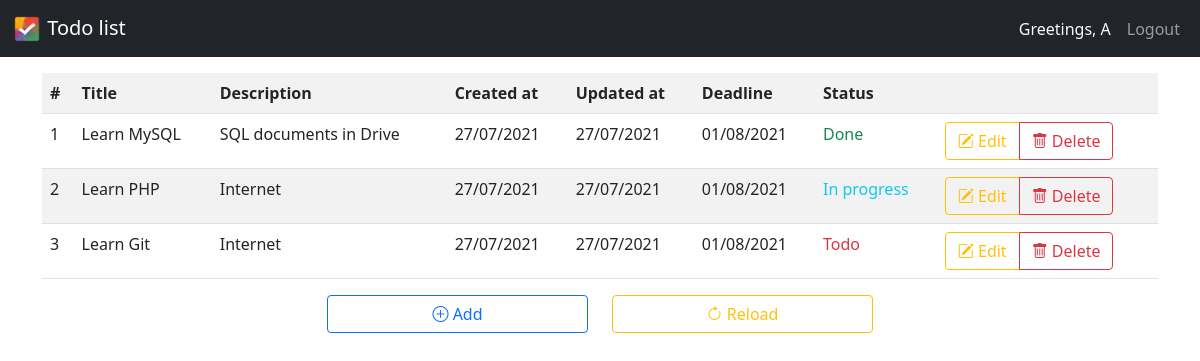
The page /home.php (signed in) on the database its author committed.
### tables this page shows
CREATE TABLE `todo` (
  `id` int NOT NULL AUTO_INCREMENT,
  `title` varchar(128) NOT NULL DEFAULT '',
  `description` varchar(128) NOT NULL DEFAULT '',
  `created_at` datetime NOT NULL DEFAULT CURRENT_TIMESTAMP,
  `updated_at` datetime NOT NULL DEFAULT CURRENT_TIMESTAMP ON UPDATE CURRENT_TIMESTAMP,
  `deadline` datetime NOT NULL DEFAULT CURRENT_TIMESTAMP,
  `status` tinyint unsigned NOT NULL DEFAULT '0',
  `user` varchar(64) NOT NULL,
  PRIMARY KEY (`id`),
  UNIQUE KEY `id_UNIQUE` (`id`),
  KEY `email_idx` (`user`),
  CONSTRAINT `todo_user` FOREIGN KEY (`user`) REFERENCES `users` (`email`) ON DELETE CASCADE ON UPDATE CASCADE
);

### includes/database.php (called while the page is built, shortened)
<?php
class Database {
    var $sql_string = '';
    private $conn;
    public function open_connection() {
        $this->conn = mysqli_connect(server,user,pass, database_name);
    }
    function setQuery($sql = '') {
        $this->sql_string = $sql;
    }
    function executeQuery() {
        $result = mysqli_query($this->conn, $this->sql_string);
        $this->result = $this->confirm_query($result);
        return $result;
    }
    private function confirm_query($result) {
        return $result;
    }
    function loadResultList($key = '') {
        $cur = $this->executeQuery();
        $array = array();
        while ($row = mysqli_fetch_object($cur))
            if ($key)
                $array[$row->$key] = $row;
            else
                $array[] = $row;
        return $array;
    }
}
$mydb = new Database();

### includes/initialize.php (called while the page is built, shortened)
<?php
$statuses = [0 => 'Todo', 1 => 'In progress', 2 => 'Done'];
$statusclass = [0 => 'text-danger', 1 => 'text-info', 2 => 'text-success'];
require_once('database.php');
function sqltodate($mysqldate) {
    return date('d/m/Y', strtotime($mysqldate));
}
function getTodoes() {
    global $mydb;
    $sql = "SELECT * FROM `todo` WHERE `user` = '".$_SESSION['email']."'";
    $mydb->setQuery($sql);
    return $mydb->loadResultList();
}

### api/listTodo.php (the view, shortened to what this page needs)
<?php
require_once(__DIR__.'/../includes/initialize.php');
$todoes = getTodoes();
?>
<tr>
    <th>#</th>
    <th>Title</th>
    <th>Description</th>
    <th>Created at</th>
    <th>Updated at</th>
    <th>Deadline</th>
    <th>Status</th>
    <th></th>
</tr>
<?php if (count($todoes) > 0): ?>
    <?php $i = 0; ?>
    <?php foreach ($todoes as $todo): ?>
        <?php $i++; ?>
        <tr id=<?= $todo->id ?>>
            <td><?= $i ?></td>
            <td id= <?= "title".$todo->id ?>><?= $todo->title ?></td>
            <td id= <?= "desc".$todo->id ?>><?= $todo->description ?></td>
            <td><?= sqltodate($todo->created_at) ?></td>
            <td><?= sqltodate($todo->updated_at) ?></td>
            <td id= <?= "deadline".$todo->id ?>><?= sqltodate($todo->deadline) ?></td>
            <td id= <?= "status".$todo->id ?> class=<?= $statusclass[$todo->status] ?>><?= $statuses[$todo->status] ?></td>
            <td>
                <div class="btnGroup btn-group">
                    <div id= <?= "editBtn".$todo->id ?> class="editBtn btn btn-outline-warning"><i class="bi bi-pencil-square"></i> Edit</div>
                    <div id= <?= "deleteBtn".$todo->id ?> class="deleteBtn btn btn-outline-danger"><i class="bi bi-trash"></i> Delete</div>
                </div>
            </td>
        </tr>
    <?php endforeach; ?>
<?php else: ?>
    <tr>
        <td colspan="8" class="text-center">Nothing to show here</td>
    </tr>
<?php endif; ?>

### home.php (shortened to what this page needs)
<!DOCTYPE html>
<html lang="en">
<head>
    <link href="https://cdn.jsdelivr.net/npm/bootstrap@5.0.2/dist/css/bootstrap.min.css" rel="stylesheet"
>
    <link rel="stylesheet" href="https://cdn.jsdelivr.net/npm/bootstrap-icons@1.5.0/font/bootstrap-icons.css">
</head>
<body>
    <?php require_once('api/navbar.php') ?>
    <div class="container mt-3">
        <div class="row">
            <div class="col">
                <table class="table table-striped" id="todoTable">
                    <?php require_once('api/listTodo.php'); ?>
                </table>
                <div class="row justify-content-center" id="functionRow">
                    <div class="d-flex justify-content-center col-3">
                        <div id="addBtn" class="btn btn-outline-primary col-12">
                            <i class="bi bi-plus-circle"></i> Add
                        </div>
                    </div>
                    <div class="d-flex justify-content-center col-3">
                        <div id="reloadBtn" class="btn btn-outline-warning col-12">
                            <i class="bi bi-arrow-clockwise"></i> Reload
                        </div>
                    </div>
                </div>
            </div>
        </div>
    </div>
</body>
</html>

### api/navbar.php (shortened to what this page needs)
<?php
require_once('includes/initialize.php');
?>
<nav class="navbar navbar-expand-lg navbar-dark bg-dark">
    <div class="container-fluid">
        <a class="navbar-brand" href="#">
            <img src="img/todo.png"
                alt="" width="30" height="30" class="d-inline-block align-text-top">
            Todo list
        </a>
        <div class="collapse navbar-collapse d-flex justify-content-end">
            <ul class="navbar-nav">
                <?php if (isset($_SESSION['email'])): ?>
                    <li class="nav-item">
                        <a class="nav-link active text-light" aria-current="page" href="#">
                            Greetings, <?= $_SESSION['fullname'] ?></a>
                    </li>
                    <li class="nav-item">
                        <a class="nav-link" href="logout.php">Logout</a>
                    </li>
                <?php endif; ?>
            </ul>
        </div>
    </div>
</nav>

### rows shown on the page
todo: title "Learn MySQL", description "SQL documents in Drive", created_at "27/07/2021", updated_at "27/07/2021", deadline "01/08/2021", status "Done"
todo: title "Learn PHP", description "Internet", created_at "27/07/2021", updated_at "27/07/2021", deadline "01/08/2021", status "In progress"
todo: title "Learn Git", description "Internet", created_at "27/07/2021", updated_at "27/07/2021", deadline "01/08/2021", status "Todo"

### other values the page prints
$_SESSION['fullname'] "A"
